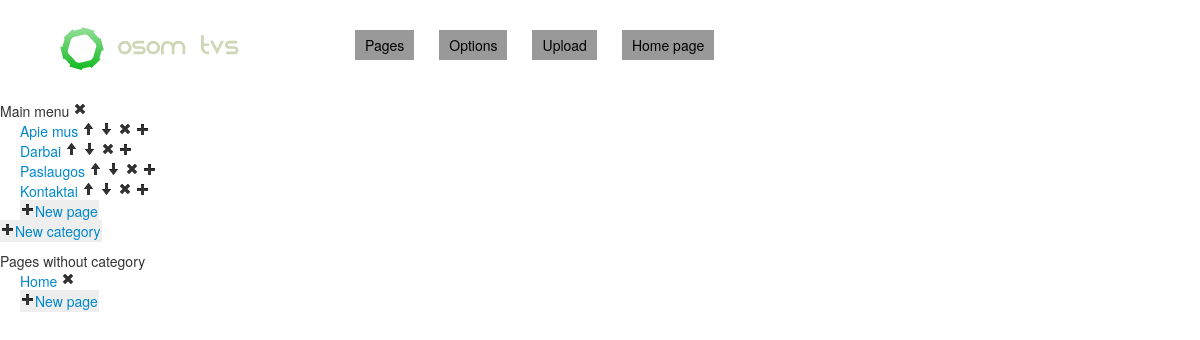
The page /CMS/page/index (signed in) on the database as committed earlier.
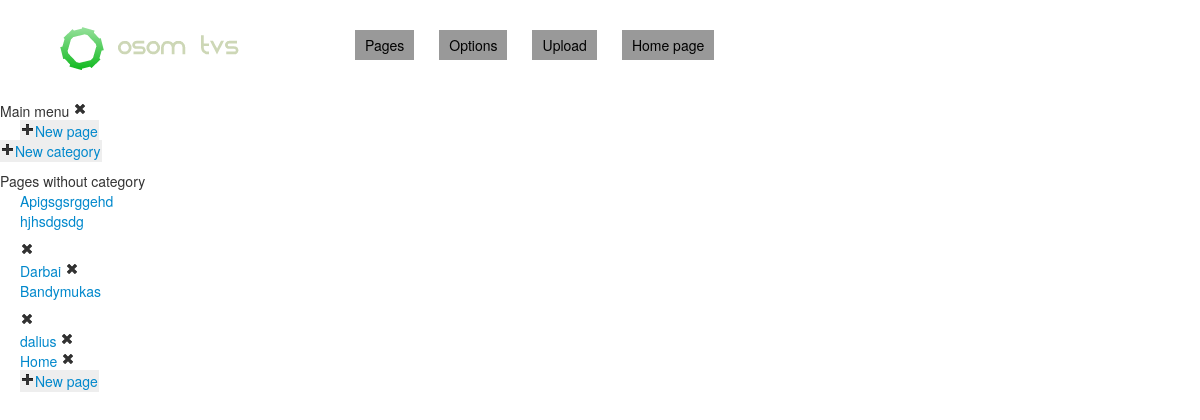
The same page on the database as committed later.
### tables this page shows
CREATE TABLE `category` (
  `id` int(11) NOT NULL AUTO_INCREMENT,
  `title` varchar(50) NOT NULL,
  `name` varchar(50) NOT NULL,
  PRIMARY KEY (`id`)
);

CREATE TABLE `category_page` (
  `category` int(11) NOT NULL,
  `page` int(11) NOT NULL,
  `position` int(11) NOT NULL,
  PRIMARY KEY (`category`,`page`),
  KEY `page` (`page`),
  CONSTRAINT `category_page_ibfk_1` FOREIGN KEY (`category`) REFERENCES `category` (`id`) ON DELETE CASCADE ON UPDATE CASCADE,
  CONSTRAINT `category_page_ibfk_2` FOREIGN KEY (`page`) REFERENCES `page` (`id`) ON DELETE CASCADE ON UPDATE CASCADE
);

CREATE TABLE `page` (
  `id` int(11) NOT NULL AUTO_INCREMENT,
  `title` varchar(100) NOT NULL,
  `name` varchar(100) NOT NULL,
  `content` text NOT NULL,
  `description` varchar(200) NOT NULL,
  `keywords` varchar(200) NOT NULL,
  `module` int(11) NOT NULL,
  `date` timestamp NOT NULL DEFAULT CURRENT_TIMESTAMP ON UPDATE CURRENT_TIMESTAMP,
  PRIMARY KEY (`id`)
);

### CMS/core/loader.php (called while the page is built)
<?php
    class Loader {
        private $_controller;
        private $_action;
        private $_urlValues;
        public function __construct($urlValues) {
            $this->_urlValues = $urlValues;
            if ($this->_urlValues["controller"] == "") {
                $this->_controller = "MainController";
            } else {
                $this->_controller = ucfirst($this->_urlValues["controller"]) . "Controller";
            }
            if ($this->_urlValues["action"] == "") {
                $this->_action = "index";
            } else {
                $this->_action = $this->_urlValues["action"];
            }
        }
        public function createController() {
            if (class_exists($this->_controller)) {
                $parents = class_parents($this->_controller);
                if (in_array("BaseController", $parents)) {
                    if (method_exists($this->_controller, $this->_action)) {
                        return new $this->_controller($this->_action, $this->_urlValues);
                    } else {
                        echo "Bad action name";
                    }
                } else {
                    echo "Bad controller";
                }
            } else {
                echo "Bad URL";
            }
            return false;
        }
    }

### CMS/core/config.php (called while the page is built, shortened)
<?php
    require_once(CMS_PATH . "database/Database.php");
    require_once(CMS_PATH . "core/helpers.php");
    function autoLoader($class) {
        $matches = array();
        preg_match("/[A-Z][a-z]+$/", $class, $matches);
        $directory = strtolower($matches[0]) . "s";
        $filePath = CMS_PATH . "/" . $directory . "/" . $class . ".php";
        return false;
    }

### CMS/core/helpers.php (called while the page is built, shortened)
<?php
    function isAuthorized() {
        if (isset($_SESSION["logged_in"]) && $_SESSION["logged_in"] == true) {
            return true;
        }
        else {
            return false;
        }
    }

### CMS/controllers/BaseController.php (called while the page is built, shortened)
<?php
    class BaseController {
        private $_action = "";
        protected $template_dir = "views/";
        protected $vars = array();
        public function __construct($action, $urlValues) {
            $this->_action = $action;
        }
        public function executeAction() {
            return $this->{$this->_action}();
        }
        public function render($view_file) {
            self::render_view("template.php");
        }
        public function render_view($view_file) {
            require_once(CMS_PATH . $this->template_dir . $view_file);
        }
        public function __set($name, $value) {
            $this->vars[$name] = $value;
        }
        public function __get($name) {
            return $this->vars[$name];
        }
    }

### CMS/controllers/PageController.php (called while the page is built, shortened)
<?php
class PageController extends BaseController {
    public function index() {
        $this->categories = CategoryModel::selectCategoriesAndPages();
        $this->pages = PageModel::selectPagesWithoutCategory();
        $this->render("page/index.php");
    }
}

### CMS/database/Database.php (called while the page is built, shortened)
<?php
	class Database {
		private static function initConnection() {
			try {
				$dbh = new PDO('mysql:host=localhost;dbname=' . MYSQLDATABASE,
					MYSQLUSER, MYSQLPASSWORD, array(PDO::ATTR_PERSISTENT => true,
                        PDO::ATTR_ERRMODE => PDO::ERRMODE_WARNING));
			} catch(PDOException $e) {
				echo $e->getMessage();
			}
			return $dbh;
		}
		public static function selectAllElements($table, $order = null) {
			$query = "SELECT * FROM " . $table;
			$result = self::executeQuery($query);
			return $result->fetchAll(PDO::FETCH_ASSOC);
		}
        public static function selectElements($table, array $conditions, array $fields = null, array $order = null) {
            $query = "SELECT " . ($fields ? self::keysToString($fields, ", ") : "*");
            $query .= " FROM " . $table . " WHERE ";
            $query .= self::keysToString($conditions, " AND ", "= :", "_condition ", true);
            $result = self::executeQuery($query, self::createParametersArray(null, $conditions));
            return $result->fetchAll(PDO::FETCH_ASSOC);
        }
        public static function selectElement($table, array $conditions) {
            $result = self::selectElements($table, $conditions);
            return $result ? $result[0] : null;
        }
        public static function selectElemetsWithJoin(array $tableLeft, array $tableRight, array $conditions = null, $order = NULL) {
                $query = "SELECT * FROM " . $tableLeft["table"] . " JOIN " . $tableRight["table"] . " ON ";
                $query .= $tableLeft["key"] . " = " . $tableRight["key"];
                if ($conditions) {
                    $query .= " WHERE ";
                    $query .= self::keysToString($conditions, " AND ", "= :", "_condition ", true);
                }
                if ($order) {
                    $query .= " ORDER BY " . $order;
                }
                $result = self::executeQuery($query, self::createParametersArray(null, $conditions));
                return $result->fetchAll(PDO::FETCH_ASSOC);
        }
        public static function selectElementsWithLeftJoin($tableLeft, array $tablesRight, array $conditions, $order = NULL) {
            $query = "SELECT * FROM " . $tableLeft;
            foreach ($tablesRight as $tableRight) {
                $query .= " LEFT JOIN " . $tableRight["table"] . " ON ";
                $query .= $tableRight["joinOn"];
            }
            $query .= " WHERE " . self::assocArrayToString($conditions);
            $result = self::executeQuery($query, self::createParametersArray(null, $conditions));
            return $result->fetchAll(PDO::FETCH_ASSOC);
        }
		private static function createParametersArray($elementData, $conditions = null) {
			$parameters = array();
			if($conditions) {
				foreach($conditions as $key => $value) {
					$value = preg_replace("/^!/", "", $value);
					$parameters[str_replace(".", "_", $key) . "_condition"] = $value;
				}
			}
			return $parameters;
		}
		private static function executeQuery($query, $parameters = null, &$dbh = NULL) {
		    $dbh = self::initConnection();
			$sth = $dbh->prepare($query);
			if($parameters) {
				$parametersKeys = array_keys($parameters);
				foreach($parametersKeys as $key) {
					$sth->bindParam(":" . $key, $parameters[$key]);
				}
			}
            $sth->execute();
			return $sth;
		}
		private static function keysToString($array,  $additionWord = "", $prefix = "", $suffix = "", $keyInFront = false) {
			$arrayKeys = array_keys($array);
			$lastArrayKey = end($arrayKeys);
			$string = "";
			foreach ($arrayKeys as $key) {
				if($keyInFront) {
					$string .= $key;
				}
				(preg_match("/^!/", $array[$key])) ? $prefix = "!" . $prefix : NULL;
				$string .= " " . $prefix . str_replace(".", "_", $key) . $suffix;
			}
			return $string;
		}
        private static function assocArrayToString(array $data) {
            $arrayKeys = array_keys($data);
            $lastArrayKey = end($arrayKeys);
            $string = "";
            foreach ($arrayKeys as $key) {
                $string .= $key;
                $string .= " " . $data[$key];
                if ($key != $lastArrayKey) {
                    $string .= " AND ";
                }
            }
            return $string;
        }
    }

### CMS/models/CategoryModel.php (called while the page is built, shortened)
<?php
    class CategoryModel extends BaseModel {
        private static $table = "category";
        public static function selectAllCategories() {
            return Database::selectAllElements(self::$table);
        }
        public static function selectCategoriesAndPages() {
            $categories = self::selectAllCategories();
            $categoriesWithName = array();
            foreach ($categories as $category) {
                $name = $category["name"];
                $categoriesWithName[$name] = $category;
                $pages = PageModel::selectPagesFromCategory($category["id"]);
                $categoriesWithName[$name]["pages"] = $pages;
            }
            return $categoriesWithName;
        }
    }

### CMS/models/PageModel.php (called while the page is built, shortened)
<?php
    class PageModel extends BasePageModel {
        public static function selectPagesFromCategory($category) {
            $pageTable = array("table" => "page", "key" => "id");
            $categoryPageTable = array("table" => "category_page", "key" => "page");
            $pages = Database::selectElemetsWithJoin($pageTable, $categoryPageTable, array("category" => $category), "position");
            $pagesWithSubpages = array();
            foreach ($pages as $page) {
                $page["subpages"] = PageModel::selectSubpages($page["id"]);
                $page["moduleName"] = BasePageModel::selectModuleName($page["module"]);
                $pagesWithSubpages[] = $page;
            }
            return $pagesWithSubpages;
        }
        public static function selectPagesWithoutCategory() {
            $categoryPageTable = array("table" => "category_page", "joinOn" => "category_page.page = page.id");
            $subpageTable = array("table" => "subpage", "joinOn" => "subpage.page = category_page.page");
            $tables = array($categoryPageTable, $subpageTable);
            $conditions = array("subpage.page" => "IS NULL", "category_page.page" => "IS NULL");
            $pages = Database::selectElementsWithLeftJoin("page", $tables, $conditions);
            $pagesWithSubpages = array();
            foreach ($pages as $page) {
                $page["subpages"] = PageModel::selectSubpages($page["id"]);
                $pagesWithSubpages[] = $page;
            }
            return $pagesWithSubpages;
        }
    }

### CMS/models/BasePageModel.php (called while the page is built, shortened)
<?php
class BasePageModel extends BaseModel {
    public static function selectModule($moduleId) {
        return Database::selectElement("module", array("id" => $moduleId));
    }
    public static function selectModuleName($moduleId) {
        $module = self::selectModule($moduleId);
        return $module["name"];
    }
}

### CMS/views/page/index.php (the view, shortened to what this page needs)
<ul id="categories" class="unstyled">
    <?php foreach ($this->categories as $category): ?>
        <li>
            <?=$category["title"]?>
            <a href="<?=ABSOLUTE_PATH?>category/delete/<?=$category["id"]?>"><i class="icon-remove"></i></a>
        </li>
        <ul class="category unstyled">
            <?php foreach ($category["pages"] as $page): ?>
            <li>
                <a href="<?=ABSOLUTE_PATH?><?=$page["moduleName"]?>/update/<?=$page["id"]?>"><?=$page["title"]?></a>
                <a href="<?=ABSOLUTE_PATH?>page/up/<?=$page["id"]?>/<?=$category["id"]?>"><i class="icon-arrow-up"></i></a>
                <a href="<?=ABSOLUTE_PATH?>page/down/<?=$page["id"]?>/<?=$category["id"]?>"><i class="icon-arrow-down"></i></a>
                <a href="<?=ABSOLUTE_PATH?>page/delete/<?=$page["id"]?>/<?=$category["id"]?>"><i class="icon-remove"></i></a>
                <a href="<?=ABSOLUTE_PATH?>subpage/create/<?=$page["id"]?>"><i class="icon-plus"></i></a>
            </li>
            <?php endforeach ?>
            <li class="create"><i class="icon-plus"></i><a href="<?=ABSOLUTE_PATH?>page/create/<?=$category["id"]?>"><?=_("New page")?></a></li>
        </ul>
    <?php endforeach ?>
    <li class="create"><i class="icon-plus"></i><a href="<?=ABSOLUTE_PATH?>category/create"><?=_("New category")?></a></li>
</ul>
<?=_("Pages without category")?>
<ul class="category unstyled">
    <?php foreach ($this->pages as $page): ?>
    <li>
        <a href="<?=ABSOLUTE_PATH?>page/update/<?=$page["id"]?>"><?=$page["title"]?></a>
        <a href="<?=ABSOLUTE_PATH?>page/delete/<?=$page["id"]?>"><i class="icon-remove"></i></a>
    </li>
    <?php endforeach; ?>
    <li class="create"><i class="icon-plus"></i><a href="<?=ABSOLUTE_PATH?>page/create"><?=_("New page")?></a></li>
</ul>

### CMS/index.php (shortened to what this page needs)
<?php
    require_once("core/config.php");
    require_once(CMS_PATH . "core/loader.php");
    $loader = new Loader($_GET);
    $controller = $loader->createController();
    if($controller) {
        if(isAuthorized() || $controller->checkAction("login")) {
            $controller->executeAction();
        } else {
            redirect("main/login");
        }
    }

### CMS/views/template.php (shortened to what this page needs)
<!DOCTYPE html>
<html lang="en">
<head>
    <link rel="stylesheet" href="<?=ABSOLUTE_PATH?>views/style/css/reset.css" type="text/css" media="all" />
    <link rel="stylesheet" href="<?=ABSOLUTE_PATH?>views/style/css/style.css" type="text/css" media="all" />
	<link rel="stylesheet" href="<?=ABSOLUTE_PATH?>views/style/css/bootstrap.css" type="text/css" media="all" />
</head>
<body>
	<div id="header">
		<div id="logo">
		</div>
		<ul id="menu">
			<li><a href="<?=ABSOLUTE_PATH?>page/index">Pages</a></li>
            <li><a href="<?=ABSOLUTE_PATH?>site/index"><?=_("Options")?></a></li>
            <li><a href="<?=ABSOLUTE_PATH?>upload/index"><?=_("Upload")?></a></li>
            <li><a href="<?=ABSOLUTE_PATH?>home/index"><?=_("Home page")?></a></li>
		</ul>
	</div>
    <?php $this->render_view($this->view_file) ?>
</body>
</html>

### CMS/views/style/css/style.css (style rules this page uses)
html, body { min-height: 100% !important; height: 100%; }
body { background: black; color: #FFF; }
a { text-decoration: none; color: #000; }
#header { width: 100%; height: 100px; border-bottom: 1px solid white; }
#logo { float: left; margin-left: 50px; width: 200px; height: 100px; background: url(../images/osom-tvs.png) no-repeat center center; }
#menu { float: left; position: relative; top: 30px; left: 80px; }
#menu li { background: #999; color: #000; float: left; margin-left: 25px; }
#menu li a { display: block; padding: 5px 10px; text-decoration: none; color: #000; }
#menu li:first-child { margin-left: 0; }
.create { display: inline; background-color: #EEE; padding: 1px; }
.category li { margin-left: 20px; }

Rows that differ between the two databases and show on the page:
removed category_page: page.title "Apie mus"
removed category_page: page.title "Darbai"
removed category_page: page.title "Paslaugos"
removed category_page: page.title "Kontaktai"
now on this page (row edited): page: title "Apigsgsrggehd hjhsdgsdg"
now on this page (row edited): page: title "Darbai"
now on this page (row edited): page: title "Bandymukas"
now on this page (row edited): page: title "dalius"
